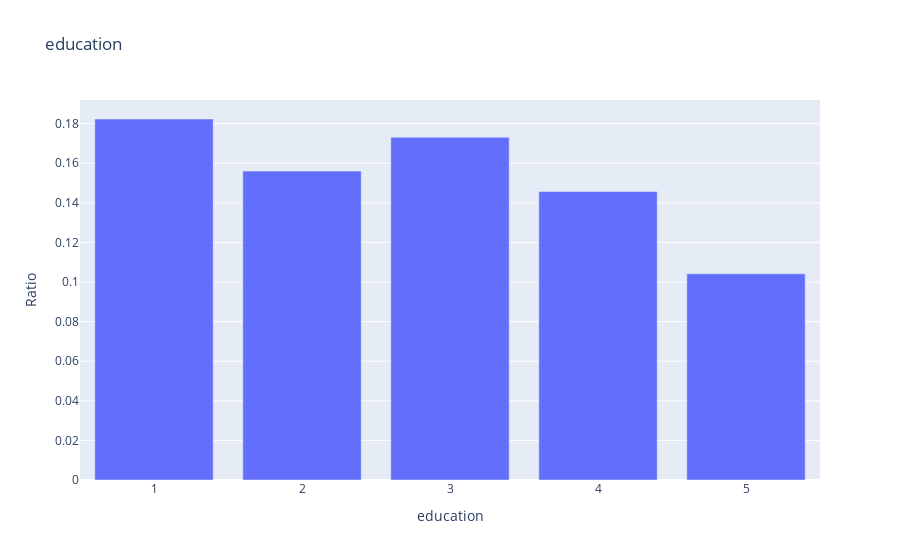
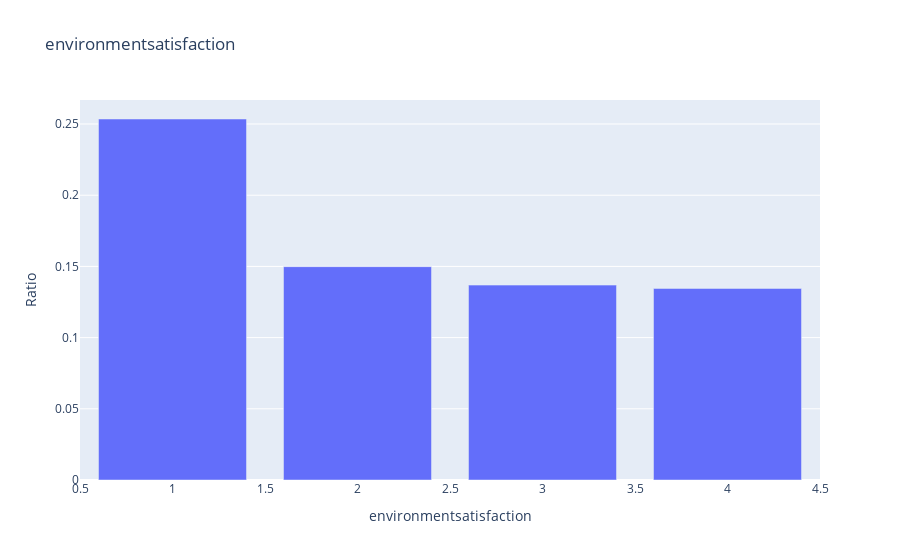
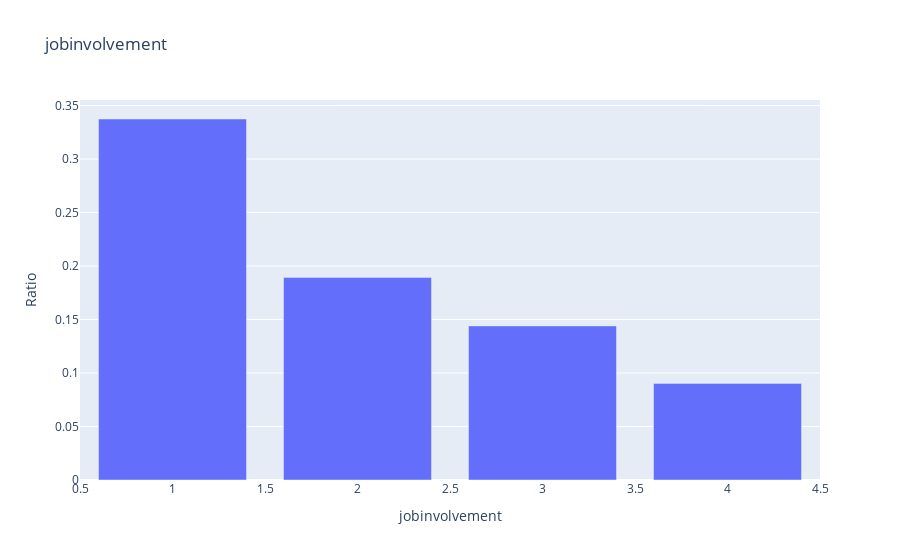
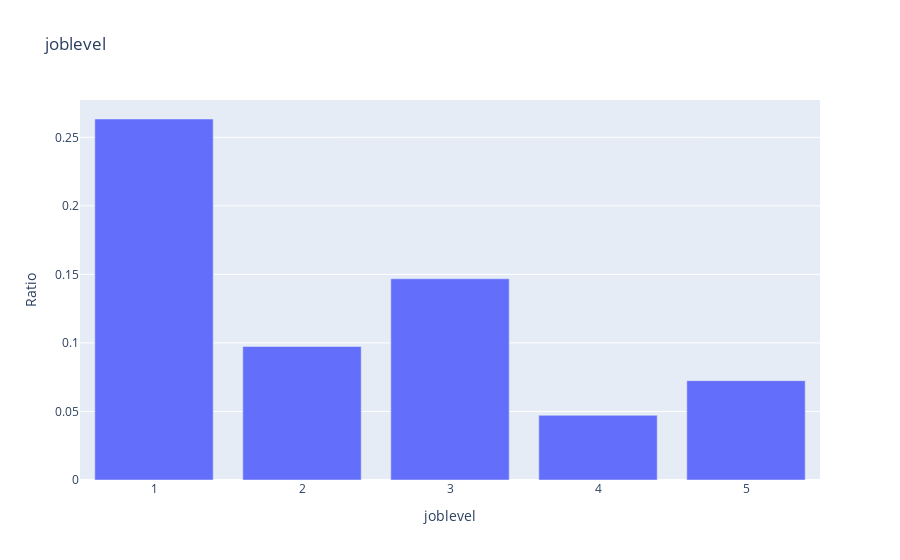

The notebook cell these images were saved under, in order:
### Code cell
for i in num_dis.columns:
    cross_tab = pd.crosstab(df[i],df['attrition'])
    cross_tab['Ratio'] = cross_tab['yes']/(cross_tab['yes']+cross_tab['no'])
    cross_tab.sort_values(by='Ratio',ascending=False)
    fig = px.bar(cross_tab,x=cross_tab.index,y='Ratio',
                 title=i)
    fig.show()

### Figure 1 — Plotly figure (JSON) as saved in the notebook; plotly's stock layout.template omitted (floating-point values rounded to 4 significant figures)
{"data": [{"hovertemplate": "education=%{x}<br>Ratio=%{y}<extra></extra>", "legendgroup": "", "marker": {"color": "#636efa", "pattern": {"shape": ""}}, "name": "", "orientation": "v", "showlegend": false, "textposition": "auto", "type": "bar", "x": [1, 2, 3, 4, 5], "xaxis": "x", "y": [0.1824, 0.156, 0.1731, 0.1457, 0.1042], "yaxis": "y"}], "layout": {"barmode": "relative", "legend": {"tracegroupgap": 0}, "title": {"text": "education"}, "xaxis": {"anchor": "y", "domain": [0, 1], "title": {"text": "education"}}, "yaxis": {"anchor": "x", "domain": [0, 1], "title": {"text": "Ratio"}}}}

### Figure 2 — Plotly figure (JSON) as saved in the notebook; plotly's stock layout.template omitted (floating-point values rounded to 4 significant figures)
{"data": [{"hovertemplate": "environmentsatisfaction=%{x}<br>Ratio=%{y}<extra></extra>", "legendgroup": "", "marker": {"color": "#636efa", "pattern": {"shape": ""}}, "name": "", "orientation": "v", "showlegend": false, "textposition": "auto", "type": "bar", "x": [1, 2, 3, 4], "xaxis": "x", "y": [0.2535, 0.1498, 0.1369, 0.1345], "yaxis": "y"}], "layout": {"barmode": "relative", "legend": {"tracegroupgap": 0}, "title": {"text": "environmentsatisfaction"}, "xaxis": {"anchor": "y", "domain": [0, 1], "title": {"text": "environmentsatisfaction"}}, "yaxis": {"anchor": "x", "domain": [0, 1], "title": {"text": "Ratio"}}}}

### Figure 3 — Plotly figure (JSON) as saved in the notebook; plotly's stock layout.template omitted (floating-point values rounded to 4 significant figures)
{"data": [{"hovertemplate": "jobinvolvement=%{x}<br>Ratio=%{y}<extra></extra>", "legendgroup": "", "marker": {"color": "#636efa", "pattern": {"shape": ""}}, "name": "", "orientation": "v", "showlegend": false, "textposition": "auto", "type": "bar", "x": [1, 2, 3, 4], "xaxis": "x", "y": [0.3373, 0.1893, 0.144, 0.09028], "yaxis": "y"}], "layout": {"barmode": "relative", "legend": {"tracegroupgap": 0}, "title": {"text": "jobinvolvement"}, "xaxis": {"anchor": "y", "domain": [0, 1], "title": {"text": "jobinvolvement"}}, "yaxis": {"anchor": "x", "domain": [0, 1], "title": {"text": "Ratio"}}}}

### Figure 4 — Plotly figure (JSON) as saved in the notebook; plotly's stock layout.template omitted (floating-point values rounded to 4 significant figures)
{"data": [{"hovertemplate": "joblevel=%{x}<br>Ratio=%{y}<extra></extra>", "legendgroup": "", "marker": {"color": "#636efa", "pattern": {"shape": ""}}, "name": "", "orientation": "v", "showlegend": false, "textposition": "auto", "type": "bar", "x": [1, 2, 3, 4, 5], "xaxis": "x", "y": [0.2634, 0.09738, 0.1468, 0.04717, 0.07246], "yaxis": "y"}], "layout": {"barmode": "relative", "legend": {"tracegroupgap": 0}, "title": {"text": "joblevel"}, "xaxis": {"anchor": "y", "domain": [0, 1], "title": {"text": "joblevel"}}, "yaxis": {"anchor": "x", "domain": [0, 1], "title": {"text": "Ratio"}}}}
